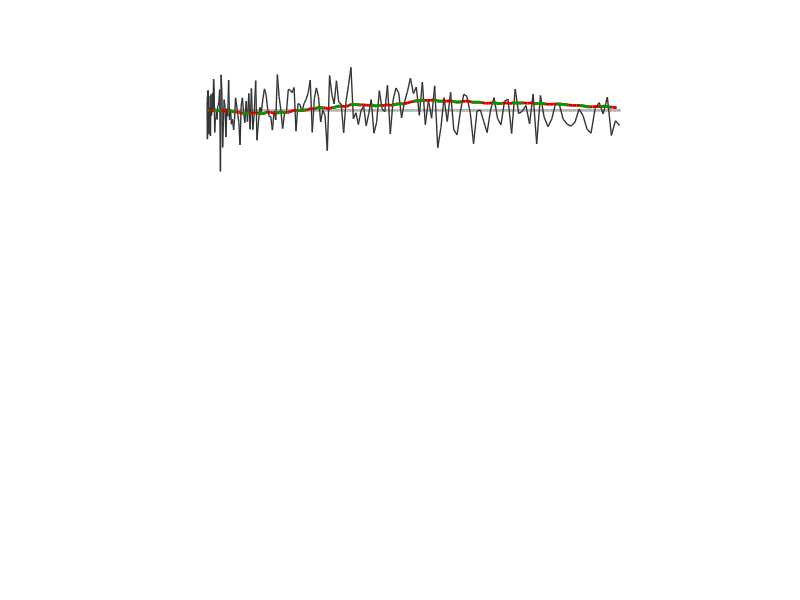

The MATLAB source for this figure: (Note: this script raises an error after producing the figure.)
function demo_Kalman01
% Kalman filter computed as a feedback term or as a product of Gaussians.
%
% If this code is useful for your research, please cite the related publication:
% @misc{pbdlib,
% 	title = {{PbDlib} robot programming by demonstration software library},
% 	howpublished = {\url{http://www.idiap.ch/software/pbdlib/}},
% 	note = {Accessed: 2019/04/18}
% }
% 
% Copyright (c) 2019 Idiap Research Institute, http://idiap.ch/
% Written by Sylvain Calinon, http://calinon.ch/
% 
% This file is part of PbDlib, http://www.idiap.ch/software/pbdlib/
% 
% PbDlib is free software: you can redistribute it and/or modify
% it under the terms of the GNU General Public License version 3 as
% published by the Free Software Foundation.
% 
% PbDlib is distributed in the hope that it will be useful,
% but WITHOUT ANY WARRANTY; without even the implied warranty of
% MERCHANTABILITY or FITNESS FOR A PARTICULAR PURPOSE. See the
% GNU General Public License for more details.
% 
% You should have received a copy of the GNU General Public License
% along with PbDlib. If not, see <http://www.gnu.org/licenses/>.

addpath('./m_fcts/');


%% Parameters
%%%%%%%%%%%%%%%%%%%%%%%%%%%%%%%%%%%%%%%%%%%%%%%%%%%%%%%%%%%%%%%%%%%%%%%%%%%
nbData = 200; %Number of datapoints
nbVarPos = 2; %Dimension of position data (here: x1,x2)
nbDeriv = 2; %Number of static and dynamic features (nbDeriv=2 for [x,dx] and u=ddx)
nbVar = nbVarPos * nbDeriv; %Dimension of state vector
dt = 0.01; %Time step duration

Sx = diag([1E-1, 1E-4, 1E-1*dt, 1E-4*dt]); %Model accurate on y and inaccurate on x
Sy = diag([1E-4, 1E-1]); %Sensor accurate on x and inaccurate on y 

[Vx,Dx] = eig(Sx); %Eigencomponents
[Vy,Dy] = eig(Sy); %Eigencomponents


%% Dynamical System settings (discrete version)
%%%%%%%%%%%%%%%%%%%%%%%%%%%%%%%%%%%%%%%%%%%%%%%%%%%%%%%%%%%%%%%%%%%%%%%%%%%
%Integration with higher order Taylor series expansion
A1d = zeros(nbDeriv);
for i=0:nbDeriv-1
	A1d = A1d + diag(ones(nbDeriv-i,1),i) * dt^i * 1/factorial(i); %Discrete 1D
end
B1d = zeros(nbDeriv,1); 
for i=1:nbDeriv
	B1d(nbDeriv-i+1) = dt^i * 1/factorial(i); %Discrete 1D
end
A = kron(A1d, eye(nbVarPos)); %Discrete nD
B = kron(B1d, eye(nbVarPos)); %Discrete nD
C = [eye(nbVarPos), zeros(nbVar-nbVarPos, nbVarPos)]; %Position sensor
% C = eye(nbVarPos); %Position+velocity sensor


%% Generate data
%%%%%%%%%%%%%%%%%%%%%%%%%%%%%%%%%%%%%%%%%%%%%%%%%%%%%%%%%%%%%%%%%%%%%%%%%%%
u = [ones(1, nbData-1); zeros(1,nbData-1)]; %Simulate constant acceleration along x
xd =  B * u(:,1);
for t=1:nbData-1
	xd(:,t+1) = A * xd(:,t) + B * u(:,t);
end


%% Reproduction with Kalman filter (see e.g., https://www.mathworks.com/help/control/ug/kalman-filtering.html)
%%%%%%%%%%%%%%%%%%%%%%%%%%%%%%%%%%%%%%%%%%%%%%%%%%%%%%%%%%%%%%%%%%%%%%%%%%%
ex = Vx * Dx.^.5 * randn(nbVar,nbData); %Simulate noise on state
ey = Vy * Dy.^.5 * randn(nbVarPos,nbData); %Simulate noise on sensor

%Simulate system evolution without Kalman filter
x = zeros(nbVar,1);
for t=1:nbData-1
	%Time update
	x = A * x + B * u(:,t) + Vx*Dx.^.5 * ex(:,t); %x[t+1|t]
	%Simulate noise
	y = C * x + Vy*Dy.^.5 * ey(:,t); %Sensor data
	%Log data
	r.y(:,t) = y; 
end

%Simulate system evolution with Kalman filter
x = zeros(nbVar,1);
P = Sx;
for t=1:nbData-1
	%Time update
	x = A * x + B * u(:,t); %x[t+1|t]
	P = A * P * A' + Sx; %P[t+1|t]
	%Simulate noise
	y = C * x + Vy*Dy.^.5 * ey(:,t); %Sensor data
	%Measurement update 
	K = P * C' / (C * P * C' + Sy); %Kalman gain	
	x = x + K * (y - C * x); %x[t|t]
	P = (eye(nbVar) - K * C) * P; %P[t|t]
	%Log data
	r.yf(:,t) = C * x;
end


%% Reproduction with Kalman filter as product of Gaussians (PoG)
%%%%%%%%%%%%%%%%%%%%%%%%%%%%%%%%%%%%%%%%%%%%%%%%%%%%%%%%%%%%%%%%%%%%%%%%%%%
x = zeros(nbVar,1);
S = Sx;
for t=1:nbData-1
	%Gaussian 1
	Mu(:,1) = A * x + B * u(:,t); 
	Sigma(:,:,1) = A * S * A' + Sx; 
	Q(:,:,1) = inv(A * S * A' + Sx); 
	QMu(:,1) = Q(:,:,1) * Mu(:,1);
	
	%Simulate noise
	y = C * Mu(:,1) + Vy*Dy.^.5 * ey(:,t); %Sensor data
	
	%Gaussian 2
	Mu(:,2) = pinv(C) * y;
	Sigma(:,:,2) = pinv(C) * Sy * pinv(C)'; 
	Q(:,:,2) = C' / Sy * C;
	QMu(:,2) = C' / Sy * y; 

	%Product of Gaussians (PoG)
	QTmp = zeros(nbVar);
	MuTmp = zeros(nbVar,1);
	for i=1:2
		QTmp = QTmp + Q(:,:,i);
		MuTmp = MuTmp + QMu(:,i);
	end
	S = inv(QTmp);
	x = S * MuTmp;

	%Log data
	r.yf2(:,t) = C * x; 
	r.Mu(:,:,t) = Mu;
	r.Sigma(:,:,:,t) = Sigma;
	r.S(:,:,t) = S;
end


%% Plot 2D
%%%%%%%%%%%%%%%%%%%%%%%%%%%%%%%%%%%%%%%%%%%%%%%%%%%%%%%%%%%%%%%%%%%%%%%%%%%
figure('position',[10 10 2200 1200],'color',[1 1 1]);
subplot(nbVarPos+1,1,1); hold on; axis off;
h(1) = plot(xd(1,:), xd(2,:), '-','linewidth',2,'color',[.7 .7 .7]);
h(2) = plot(r.y(1,:), r.y(2,:), '-','linewidth',1,'color',[.2 .2 .2]);
h(3) = plot(r.yf(1,:), r.yf(2,:), '-','linewidth',2,'color',[.8 0 0]);
h(4) = plot(r.yf2(1,:), r.yf2(2,:), '--','linewidth',2,'color',[0 .6 0]);
for t=round(linspace(1,nbData-1,5))
	hh(1,:) = plotGMM(r.Mu(1:2,1,t), r.Sigma(1:2,1:2,1,t), [.8 0 .8], .3); %Model
	hh(2,:) = plotGMM(r.Mu(1:2,2,t), r.Sigma(1:2,1:2,2,t), [0 .8 .8], .3); %Sensor
	hh(3,:) = plotGMM(r.yf2(:,t), r.S(1:2,1:2,t), [.8 0 0], .6); %Product
end
legend([h, hh(:,1)'], {'Ground truth','Observations','Filtered process','Filtered process (computed with PoG)','Model covariance','Sensor covariance','Resulting PoG'},'location','eastoutside','fontsize',14);
axis equal; 

%Timeline plot
labList = {'$x_1$','$x_2$','$\dot{x}_1$','$\dot{x}_2$','$\ddot{x}_1$','$\ddot{x}_2$'}; 
for j=1:nbVarPos
	subplot(nbVarPos+1,1,1+j); hold on;	
	plot(xd(j,:), '-','linewidth',.5,'color',[.7 .7 .7]);
	plot(r.y(j,:), '-','linewidth',1,'color',[0 0 0]);
	plot(r.yf(j,:), '-','linewidth',2,'color',[.8 0 0]);
	plot(r.yf2(j,:), '--','linewidth',2,'color',[0 .6 0]);
	axis([1, nbData, min(x(:))-5E-1, max(x(:))+5E-1]);
	set(gca,'xtick',[],'ytick',[]);
	xlabel('$t$','fontsize',16,'interpreter','latex');
	ylabel(labList{j},'fontsize',16,'interpreter','latex');
end

%print('-dpng','graphs/demo_Kalman01.png');
pause;
close all;